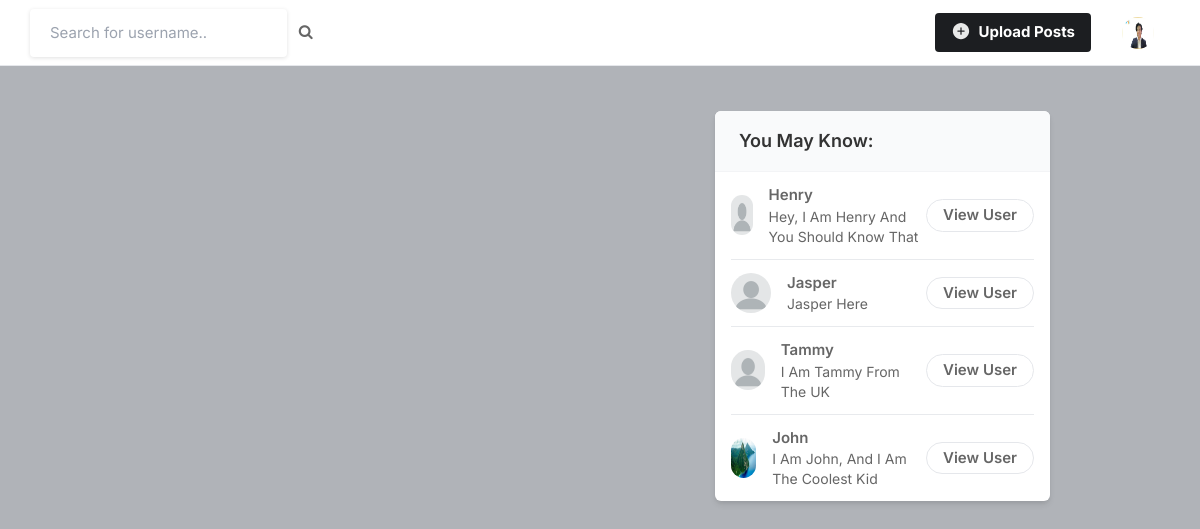
The app's page / (signed in), older data.
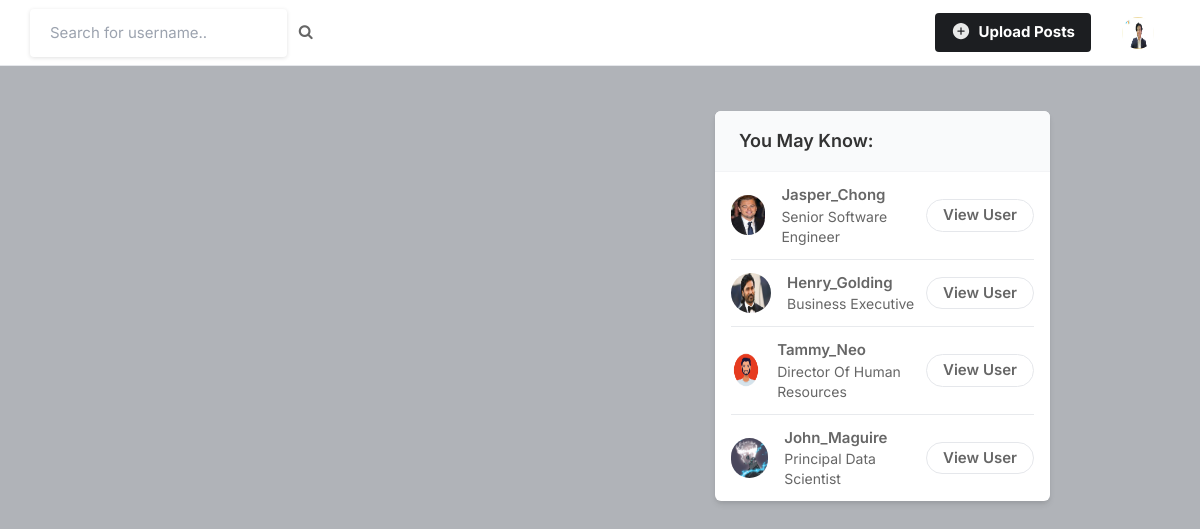
The same page, newer data.
### core/models.py (models this page shows, shortened)
class Profile(models.Model):
    user = models.ForeignKey(User, on_delete=models.CASCADE)
    id_user = models.IntegerField()
    bio = models.TextField(blank=True)
    profileimg = models.ImageField(upload_to='profile_images', default='blank-profile-picture.png')
    location = models.CharField(max_length=100, blank=True)

### core/views.py (the view)
# urls.py: path('', views.index, name='index'),
@login_required(login_url="signin")
def index(request):
    user_object = User.objects.get(username=request.user.username)
    user_profile = Profile.objects.get(user=user_object)
    user_following_list = []
    feed = []
    user_following = FollowersCount.objects.filter(follower=request.user.username)
    for users in user_following:
        user_following_list.append(users.user)
    for usernames in user_following_list:
        feed_lists = Post.objects.filter(user=usernames)
        feed.append(feed_lists)
    feed_list = list(chain(*feed))
    all_users = User.objects.all()
    user_following_all = []
    for user in user_following:
        user_list = User.objects.get(username=user.user)
        user_following_all.append(user_list)
    new_suggestions_list = [
        x for x in list(all_users) if (x not in list(user_following_all))
    ]
    current_user = User.objects.filter(username=request.user.username)
    final_suggestions_list = [
        x for x in list(new_suggestions_list) if (x not in list(current_user))
    ]
    random.shuffle(final_suggestions_list)
    username_profile = []
    username_profile_list = []
    for users in final_suggestions_list:
        username_profile.append(users.id)
    for ids in username_profile:
        profile_lists = Profile.objects.filter(id_user=ids)
        username_profile_list.append(profile_lists)
    suggestions_username_profile_list = list(chain(*username_profile_list))
    return render(
        request,
        "index.html",
        {
            "user_profile": user_profile,
            "posts": feed_list,
            "suggestions_username_profile_list": suggestions_username_profile_list[:4],
        },
    )

### templates/index.html (shortened to what this page needs)
{% load static %}
<!DOCTYPE html>
<html lang="en">
<head>
    <link rel="stylesheet" href="{% static 'assets/css/icons.css' %}">
    <link rel="stylesheet" href="{% static 'assets/css/uikit.css' %}">
    <link rel="stylesheet" href="{% static 'assets/css/style.css' %}">
    <link rel="stylesheet" href="{% static 'assets/css/tailwind.css' %}">
    <link rel="stylesheet" href="https://cdnjs.cloudflare.com/ajax/libs/font-awesome/4.7.0/css/font-awesome.min.css">
</head>
<body>
            <header>
                <div class="header_inner">
                    <form action="/search" method="POST">
                    <div class="left-side">
                            <input type="text" name="username" placeholder="Search for username..">&nbsp; &nbsp;
                            <button type="submit"><i class="fa fa-search fa-1x"></i></button>
                    </div>
                    </form>
                    <div class="right-side lg:pr-4">
                        <a href="#"
                            class="bg-pink-500 flex font-bold hidden hover:bg-pink-600 hover:text-white inline-block items-center lg:block max-h-10 mr-4 px-4 py-2 rounded shado text-white">
                            <ion-icon name="add-circle" class="-mb-1
                             mr-1 opacity-90 text-xl uilus-circle"></ion-icon> Upload Posts
                        </a>
                        <a href="/profile/{{user_profile.user.username}}">
                            <img src="{{user_profile.profileimg.url}}" class="header-avatar" alt="">
                        </a>
                    </div>
                </div>
            </header>
            <div class="container m-auto">
                <div class="lg:flex justify-center lg:space-x-10 lg:space-y-0 space-y-5">
                    <div class="space-y-5 flex-shrink-0 lg:w-7/12">
                    </div>
                    <div class="lg:w-5/12">
                        <div class="bg-white  shadow-md rounded-md overflow-hidden">
                            <div class="bg-gray-50  border-b border-gray-100 flex items-baseline justify-between py-4 px-6 ">
                                <h2 class="font-semibold text-lg"> You May Know: </h2>
                            </div>
                            <div class="divide-gray-300 divide-gray-50 divide-opacity-50 divide-y px-4 ">
                                {% for suggestion in suggestions_username_profile_list %}
                                <div class="flex items-center justify-between py-3">
                                    <div class="flex flex-1 items-center space-x-4">
                                        <a href="/profile/{{suggestion.user}}">
                                            <img src="{{suggestion.profileimg.url}}" class="bg-gray-200 rounded-full w-10 h-10">
                                        </a>
                                        <div class="flex flex-col">
                                            <span class="block capitalize font-semibold"> {{suggestion.user}} </span>
                                            <span class="block capitalize text-sm"> {{suggestion.bio}} </span>
                                        </div>
                                    </div>
                                    <a href="/profile/{{suggestion.user}}" class="border border-gray-200 font-semibold px-4 py-1 rounded-full hover:bg-pink-600 hover:text-white hover:border-pink-600 "> View User </a>
                                </div>
                                {% endfor %}
                            </div>
                        </div>
                    </div>
                </div>
            </div>
</body>
</html>

### static/assets/css/style.css (style rules this page uses)
body { background-color: #B0B3B8!important; }
button { vertical-align: middle; }
input { height: 48px; line-height: 48px; padding: 0 20px; outline: none; font-size: 15px; color: #808080; max-width: 100%; width: 100%; -webkit-box-sizing: border-box; box-sizing: border-box; display: block; font-weight: 400; opacity: 1; border-radius: 4px; border: none; -webkit-box-shadow: 0 1px 4px 0px rgba(0, 0, 0, 0.12); box-shadow: 0 1px 4px 0px rgba(0, 0, 0, 0.12); }
input[type="text"], input[type="password"], input[type="email"], input[type="number"] { height: 48px; line-height: 48px; padding: 0 20px; outline: none; font-size: 15px; color: #808080; max-width: 100%; width: 100%; -webkit-box-sizing: border-box; box-sizing: border-box; display: block; font-weight: 400; opacity: 1; border-radius: 4px; border: none; -webkit-box-shadow: 0 1px 4px 0px rgba(0, 0, 0, 0.12); box-shadow: 0 1px 4px 0px rgba(0, 0, 0, 0.12); }
input { -webkit-transition: all 0.1s ease-in-out; transition: all 0.1s ease-in-out; }
::placeholder { color: #808080; opacity: 1; }
button { border: none; margin: 0; padding: 0; width: auto; overflow: visible; background: transparent; color: inherit; font: inherit; line-height: normal; cursor: pointer; }
a { color: #be185d; -webkit-transition: 0.3s; transition: 0.3s; outline: none !important; }
button { outline: none !important; }
img { max-width: 100%; }
body { color: #666; font-size: 15px; line-height: 27px; background-color: #f0f2f5; font-family: "Inter", sans-serif; text-transform: none; }
h1, h2, h3, h4, h5, h6 { font-family: "Inter", sans-serif; text-transform: none; }
input[type="text"], input[type="password"], input[type="email"] { font-family: "Inter", sans-serif; text-transform: none; }
button, body .pac-container { font-family: "Inter", sans-serif; text-transform: none; }
h1, h2, h3, h4, h5, h6 { color: #333; font-weight: 500; margin: 0; padding: 0; }
h2 { font-size: 26px; }
@media (min-width: 1024px) { .container { max-width: 900px !important; padding-top: 45px; } }
header { background-color: #fff; left: 0; right: 0; top: 0; z-index: 99; height: 66px; display: -webkit-box; display: -ms-flexbox; display: flex; -webkit-box-align: center; -ms-flex-align: center; align-items: center; border-bottom: 1px solid #e5e7eb; }
header .header_inner { display: -webkit-box; display: -ms-flexbox; display: flex; -webkit-box-align: center; -ms-flex-align: center; align-items: center; max-width: 1090px; margin: auto; width: 100%; max-width: 100% !important; padding: 0 30px; }
header .header_inner .left-side { display: -webkit-box; display: -ms-flexbox; display: flex; -webkit-box-align: center; -ms-flex-align: center; align-items: center; }
header .header_inner .right-side { display: -webkit-box; display: -ms-flexbox; display: flex; -webkit-box-align: center; -ms-flex-align: center; align-items: center; -webkit-box-pack: end; -ms-flex-pack: end; justify-content: flex-end; margin-left: auto; }
header .header_inner .right-side .header-avatar { width: 32px; height: 32px; border-radius: 100%; margin-left: 15px; }

Row changes from the older to the newer data that the page shows:
removed Profile: profileimg (placeholder picture), user "Jasper", bio "Jasper Here"
added Profile: profileimg (picture), user "Jasper_Chong", bio "Senior Software Engineer"
changed Profile: profileimg: picture added in place of a placeholder; user "Henry" → "Henry_Golding"; bio "Hey, I Am Henry And You Should Know That" → "Business Executive"
changed Profile: profileimg: picture added in place of a placeholder; user "Tammy" → "Tammy_Neo"; bio "I Am Tammy From The UK" → "Director Of Human Resources"
changed Profile: profileimg: a different picture; user "John" → "John_Maguire"; bio "I Am John, And I Am The Coolest Kid" → "Principal Data Scientist"
